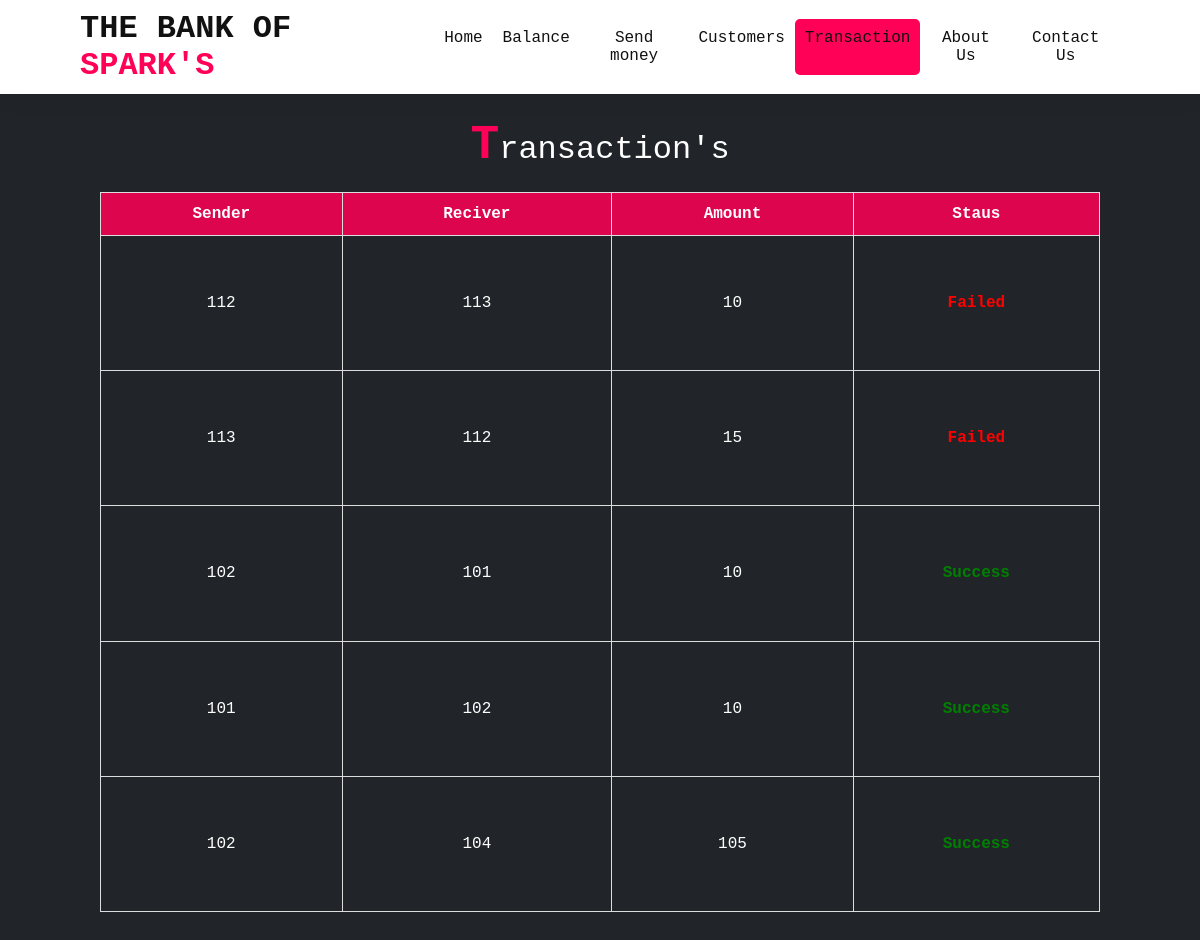
/Transaction.php, run on the app's committed database.
### tables this page shows
CREATE TABLE `transaction` (
  `Sr` int(50) NOT NULL,
  `Sender` varchar(50) NOT NULL,
  `Receiver` varchar(50) NOT NULL,
  `Amount` int(50) NOT NULL,
  `Status` varchar(50) NOT NULL
);

### Transaction.php (the view, shortened to what this page needs)
<?php
include_once('MySql.php');
?>
<!DOCTYPE html>
<html lang="en">
<head>
    <link rel="stylesheet" href="style.css">
    <link rel="stylesheet" href="https://cdnjs.cloudflare.com/ajax/libs/font-awesome/5.15.3/css/all.min.css"
 />
</head>
<body>
    <header class="sticky">
        <a href="index.php" class="logo">THE BANK OF <span>SPARK'S</span></a>
        <ul class="navigation">
            <li><a href="index.php">Home</a></li>
            <li><a href="Check_Balance.php">Balance</a></li>
            <li><a href="Send_Money.php">Send money</a></li>
            <li><a href="View_All_Customer.php">Customers</a></li>
            <li class="active"><a href="Transaction.php">Transaction</a></li>
            <li><a href="AboutUs.php">About Us</a></li>
            <li><a href="Contact_Us.php">Contact Us</a></li>
        </ul>
    </header>
    <section class="transaction">
        <div class="title">
            <h2 class="titletext"><span>T</span>ransaction's</h2>
        </div>
        <div class="historytranser">
            <table class="table2">
                <thead>
                    <tr>
                        <th>Sender</th>
                        <th>Reciver</th>
                        <th>Amount</th>
                        <th>Staus</th>
                    </tr>
                </thead>
                <?php
                echo "<tbody>";
                    $sql = "SELECT * FROM transaction";
                    $result = mysqli_query($conn,$sql);
                    while($row =mysqli_fetch_assoc($result))
                    {
                        if(!(empty($row['Sender']) && empty($row['Receiver']) && empty($row[Amount]))){
                            echo'
                            <tr>
                                <td>'.$row['Sender'].'</td>
                                <td>'.$row['Receiver'].'</td>
                                <td>'.$row['Amount'].'</td>
                                <td>'?><?php if($row['Status'] == "success"){echo'<b><p style="color:green;">Success</p></b>';}else{echo '<b><p style="color:red;">Failed</p></b>';}?>
                                <?php echo'</td>
                            </tr>';}
                        }
                    echo "</tbody>";
                ?>
            </table>
        </div>
    </section>
</body>
</html>

### style.css (style rules this page uses)
* { margin: 0; padding: 0; font-family: 'Courier New', Courier, monospace; box-sizing: border-box; scroll-behavior: smooth; }
body { min-height: 1000px; background-color:#212529 ; }
header { position: fixed; top: 0; left: 0; width: 100%; padding: 15px 70px; z-index: 10000; display: flex; justify-content: space-between; align-items: center; transition: 0.5s; }
header.sticky { background: #fff; padding: 10px 80px; box-shadow: 0 5px 20px rgba(0, 0, 0, 0.05); }
header .logo { color: #fff; font-weight: 700; font-size: 2em; text-decoration: none; }
header.sticky .logo { color: #111; }
header .logo span { color: #ff0157; }
header .navigation { position: relative; display: flex; }
header .navigation li { list-style: none; padding: 10px; align-items: center; text-align: center; }
header .navigation li.active { background: #ff0157; border-radius: 5px; text-align: center; justify-content: center; }
header .navigation li a { text-decoration: none; color: #fff; }
header.sticky ul li a { color: #111; }
section { padding: 100px; }
.title { width: 100%; display: flex; justify-content: center; align-items: center; flex-direction: column; }
.titletext { color: #fff; font-size: 2em; font-weight: 300; align-items: center; }
.titletext span { color: #ff0157; font-weight: 700; font-size: 1.5em; }
.historytranser { padding-top: 20px; }
.historytranser .table2 { padding-top: 20px; position: relative; width: 100%; margin-bottom: 20px; height: 90vh; text-align: center; border: solid 1px #fff; border-collapse:collapse; color: #fff; }
.historytranser td, .historytranser th { border: 1px solid #ddd; padding: 8px; font-size: 1em; }
.historytranser th { padding: 12px; background: #ff0156d8; }

### data on the page
transaction: Sender "112", Receiver "113", Amount "10", Status "Failed"
transaction: Sender "113", Receiver "112", Amount "15", Status "Failed"
transaction: Sender "102", Receiver "101", Amount "10", Status "Success"
transaction: Sender "101", Receiver "102", Amount "10", Status "Success"
transaction: Sender "102", Receiver "104", Amount "105", Status "Success"
